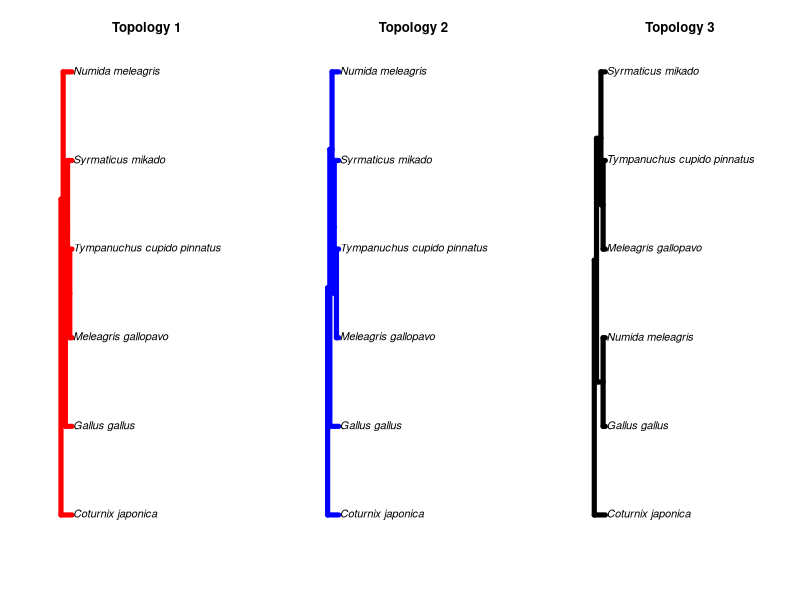
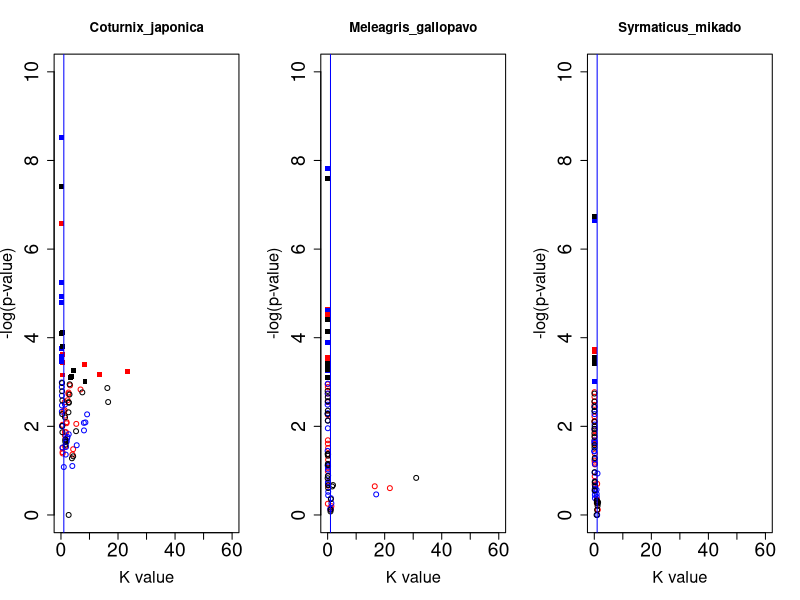
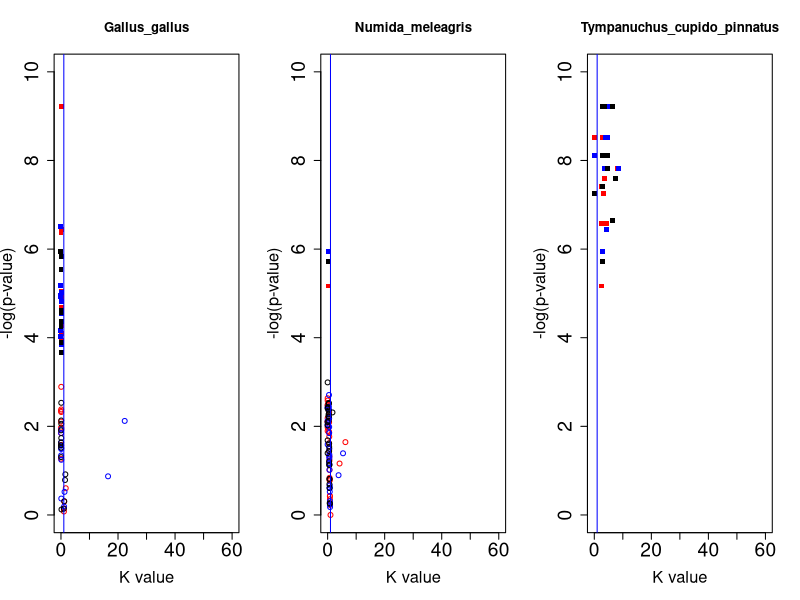

Write R code to recreate these figures, in order.
read.table(file="merged_results.txt",header=FALSE,fill=TRUE,sep=" ")->M

library("ape")
tiff("Plot_Gallus_A.tif", width = 12, height = 6, units = 'in', res = 500)
par(mfrow=c(1,3))
tree.owls <- read.tree("Tree1.txt")
plot(tree.owls,edge.color="red",edge.width=5,label.offset=0.5,main="Topology 1",cex=1)
tree.owls <- read.tree("Tree2.txt")
plot(tree.owls,edge.color="blue",edge.width=5,label.offset=0.5,main="Topology 2",cex=1)
tree.owls <- read.tree("Tree3.txt")
plot(tree.owls,edge.color="black",edge.width=5,label.offset=0.5,main="Topology 3",cex=1)
dev.off()


tiff("Plot_Gallus_B.tif", width = 12, height = 4, units = 'in', res = 500)
par(mfrow=c(1,3))
species<-"Coturnix_japonica"
plot(M$V8[M$V1==species],-log(M$V6[M$V1==species]),col=ifelse(M$V4[M$V1==species]==1,"red",ifelse(M$V4[M$V1==species]==2,"blue","black")),pch=ifelse(M$V6[M$V1==species]<0.05,15,1),xlab="K value",ylab="-log(p-value)",main=species,xlim=c(0,60),ylim=c(0,10),cex.lab=1.5, cex.axis=1.75)
abline(v=1,col="blue")
species<-"Meleagris_gallopavo"
plot(M$V8[M$V1==species],-log(M$V6[M$V1==species]),col=ifelse(M$V4[M$V1==species]==1,"red",ifelse(M$V4[M$V1==species]==2,"blue","black")),pch=ifelse(M$V6[M$V1==species]<0.05,15,1),xlab="K value",ylab="-log(p-value)",main=species,xlim=c(0,60),ylim=c(0,10),cex.lab=1.5, cex.axis=1.75)
abline(v=1,col="blue")
species<-"Syrmaticus_mikado"
plot(M$V8[M$V1==species],-log(M$V6[M$V1==species]),col=ifelse(M$V4[M$V1==species]==1,"red",ifelse(M$V4[M$V1==species]==2,"blue","black")),pch=ifelse(M$V6[M$V1==species]<0.05,15,1),xlab="K value",ylab="-log(p-value)",main=species,xlim=c(0,60),ylim=c(0,10),cex.lab=1.5, cex.axis=1.75)
abline(v=1,col="blue")
dev.off()

tiff("Plot_Gallus_C.tif", width = 12, height = 4, units = 'in', res = 500)
par(mfrow=c(1,3))
species<-"Gallus_gallus"
plot(M$V8[M$V1==species],-log(M$V6[M$V1==species]),col=ifelse(M$V4[M$V1==species]==1,"red",ifelse(M$V4[M$V1==species]==2,"blue","black")),pch=ifelse(M$V6[M$V1==species]<0.05,15,1),xlab="K value",ylab="-log(p-value)",main=species,xlim=c(0,60),ylim=c(0,10),cex.lab=1.5, cex.axis=1.75)
abline(v=1,col="blue")
species<-"Numida_meleagris"
plot(M$V8[M$V1==species],-log(M$V6[M$V1==species]),col=ifelse(M$V4[M$V1==species]==1,"red",ifelse(M$V4[M$V1==species]==2,"blue","black")),pch=ifelse(M$V6[M$V1==species]<0.05,15,1),xlab="K value",ylab="-log(p-value)",main=species,xlim=c(0,60),ylim=c(0,10),cex.lab=1.5, cex.axis=1.75)
abline(v=1,col="blue")
species<-"Tympanuchus_cupido_pinnatus"
plot(M$V8[M$V1==species],-log(M$V6[M$V1==species]),col=ifelse(M$V4[M$V1==species]==1,"red",ifelse(M$V4[M$V1==species]==2,"blue","black")),pch=ifelse(M$V6[M$V1==species]<0.05,15,1),xlab="K value",ylab="-log(p-value)",main=species,xlim=c(0,60),ylim=c(0,10),cex.lab=1.5, cex.axis=1.75)
abline(v=1,col="blue")
dev.off()
